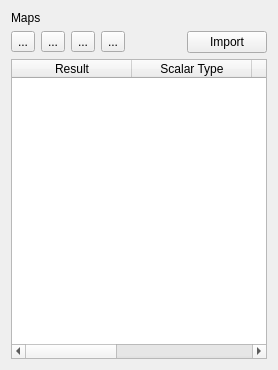
     <widget class="QWidget" name="tab_2">
      <attribute name="title">
       <string>Export Maps</string>
      </attribute>
      <layout class="QVBoxLayout" name="verticalLayout_4">
       <item>
        <layout class="QGridLayout" name="gridLayout_3">
         <item row="1" column="2">
          <widget class="QToolButton" name="btnMapUp">
           <property name="text">
            <string>...</string>
           </property>
          </widget>
         </item>
         <item row="1" column="0">
          <widget class="QToolButton" name="btnAddMap">
           <property name="text">
            <string>...</string>
           </property>
          </widget>
         </item>
         <item row="1" column="1">
          <widget class="QToolButton" name="btnRemoveMap">
           <property name="text">
            <string>...</string>
           </property>
          </widget>
         </item>
         <item row="1" column="3">
          <widget class="QToolButton" name="btnMapDown">
           <property name="text">
            <string>...</string>
           </property>
          </widget>
         </item>
         <item row="0" column="0" colspan="4">
          <widget class="QLabel" name="label_3">
           <property name="text">
            <string>Maps</string>
           </property>
          </widget>
         </item>
         <item row="2" column="0" colspan="6">
          <widget class="MapExportTable" name="tableMaps">
           <property name="minimumSize">
            <size>
             <width>0</width>
             <height>300</height>
            </size>
           </property>
           <property name="editTriggers">
            <set>QAbstractItemView::AllEditTriggers</set>
           </property>
           <attribute name="horizontalHeaderDefaultSectionSize">
            <number>120</number>
           </attribute>
           <attribute name="verticalHeaderDefaultSectionSize">
            <number>20</number>
           </attribute>
           <column>
            <property name="text">
             <string>Result</string>
            </property>
           </column>
           <column>
            <property name="text">
             <string>Scalar Type</string>
            </property>
           </column>
           <column>
            <property name="text">
             <string>Vector Type</string>
            </property>
           </column>
           <column>
            <property name="text">
             <string>Time</string>
            </property>
           </column>
           <column>
            <property name="text">
             <string>Output</string>
            </property>
           </column>
          </widget>
         </item>
         <item row="1" column="4" colspan="2">
          <layout class="QHBoxLayout" name="horizontalLayout_2">
           <item>
            <spacer name="horizontalSpacer_12">
             <property name="orientation">
              <enum>Qt::Horizontal</enum>
             </property>
             <property name="sizeHint" stdset="0">
              <size>
               <width>40</width>
               <height>20</height>
              </size>
             </property>
            </spacer>
           </item>
           <item>
            <widget class="QPushButton" name="pbImport">
             <property name="text">
              <string>Import</string>
             </property>
            </widget>
           </item>
          </layout>
         </item>
        </layout>
       </item>
      </layout>
     </widget>
